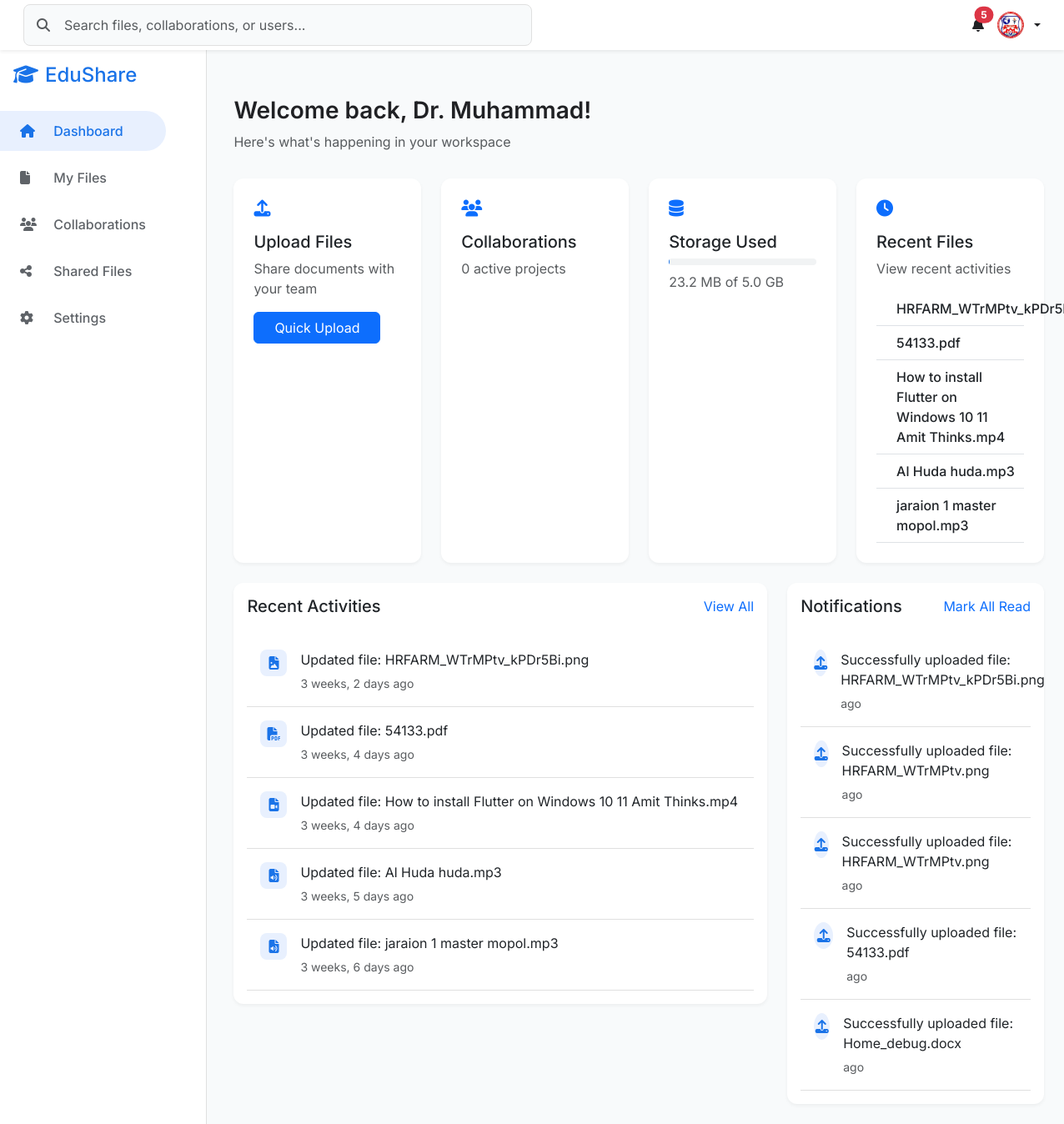
The page /auth/dashboard/ (signed in) on the database as committed earlier.
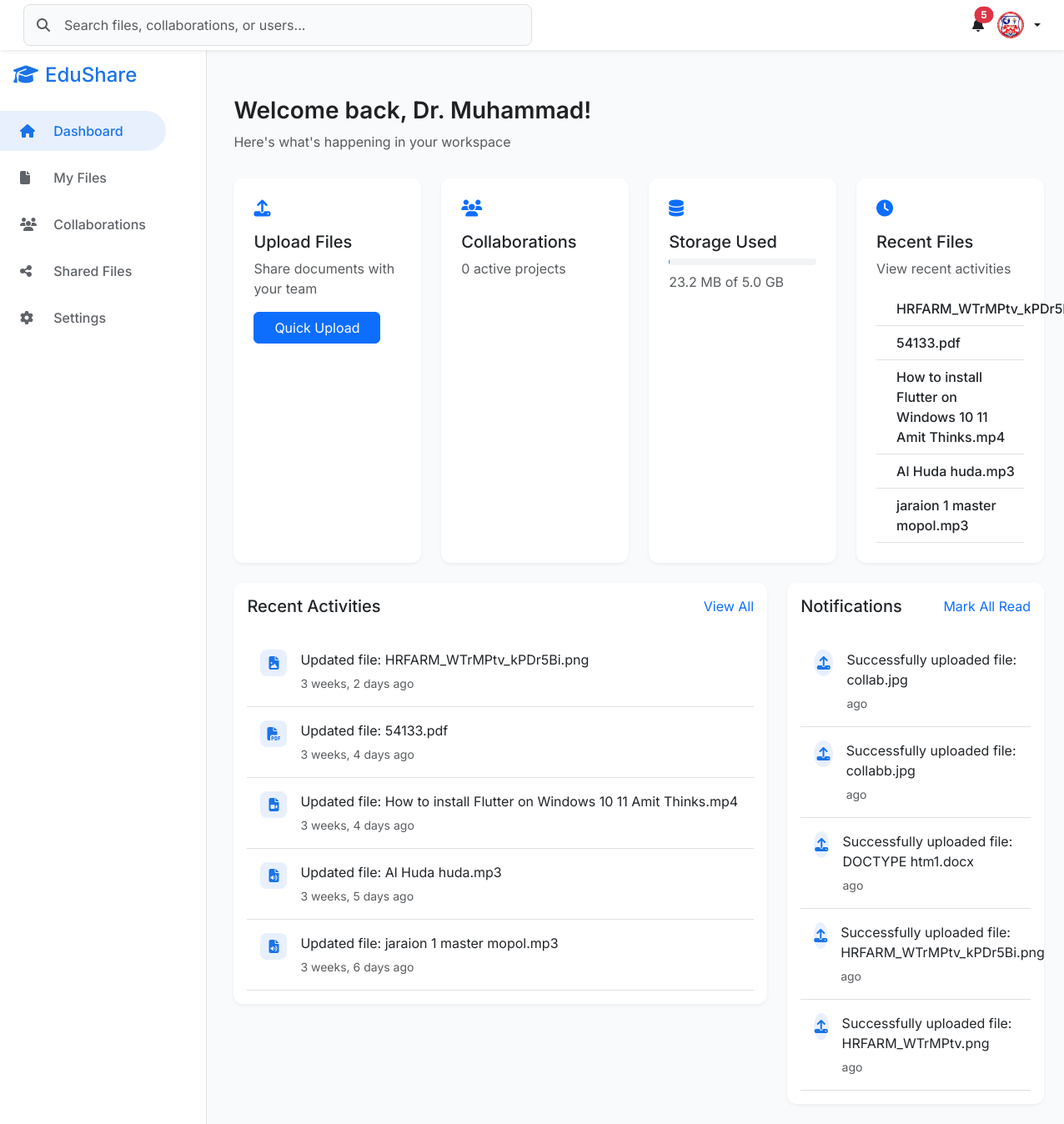
The same page on the database as committed later.
### authentication/models.py (models this page shows, shortened)
class File(models.Model):
    user = models.ForeignKey(User, on_delete=models.CASCADE)
    name = models.CharField(max_length=255)
    file = models.FileField(upload_to='files/')
    file_size = models.BigIntegerField()
    created_at = models.DateTimeField(auto_now_add=True)
    modified_at = models.DateTimeField(auto_now=True)
    def get_file_type(self):
        return self.name.split('.')[-1].lower() if '.' in self.name else ''

class Notification(models.Model):
    user = models.ForeignKey(User, on_delete=models.CASCADE)
    message = models.TextField()
    icon = models.CharField(max_length=50)
    created_at = models.DateTimeField(auto_now_add=True)
    is_read = models.BooleanField(default=False)

### authentication/views.py (the view)
# urls.py: path('dashboard/', views.dashboard, name='dashboard'),
@login_required
def dashboard(request):
    total_storage = 5 * 1024 * 1024 * 1024  # 5GB in bytes
    used_storage = File.objects.filter(user=request.user).aggregate(
        total=Sum('file_size'))['total'] or 0
    storage_percentage = (used_storage / total_storage) * 100
    recent_activities = get_recent_activities(request.user)
    notifications = Notification.objects.filter(
        user=request.user,
        is_read=False
    ).order_by('-created_at')[:5]
    recent_files = File.objects.filter(
        user=request.user
    ).order_by('-created_at')[:5]
    context = {
        'storage_used': {
            'used': used_storage,
            'total': total_storage,
            'percentage': storage_percentage,
            'used_formatted': format_file_size(used_storage),
            'total_formatted': format_file_size(total_storage)
        },
        'collaborations': Collaboration.objects.filter(user=request.user).count(),
        'recent_activities': recent_activities,
        'recent_files': recent_files,
        'notifications': notifications,
        'unread_notifications_count': notifications.count(),
    }
    return render(request, 'authentication/dashboard/dashboard.html', context)

### authentication/views.py (called while the page is built, shortened)
def get_recent_activities(user):
    recent_files = File.objects.filter(user=user).order_by('-modified_at')[:5]
    activities = []
    for file in recent_files:
        file_type = file.get_file_type()
        icon = get_file_icon_name(file_type)
        activities.append({
            'description': f"Updated file: {file.name}",
            'timestamp': file.modified_at,
            'icon': icon,
            'type': 'file'  # Add type for styling
        })
    recent_collabs = Collaboration.objects.filter(user=user).order_by('-created_at')[:3]
    activities.sort(key=lambda x: x['timestamp'], reverse=True)
    return activities[:5]  # Return only the 5 most recent activities

def format_file_size(size_in_bytes):
    for unit in ['B', 'KB', 'MB', 'GB']:
        if size_in_bytes < 1024.0:
            return f"{size_in_bytes:.1f} {unit}"
        size_in_bytes /= 1024.0
    return f"{size_in_bytes:.1f} TB"

### authentication/templates/authentication/dashboard/dashboard.html (shortened to what the changed rows need)
{% extends 'authentication/dashboard/base.html' %}
{% load static %}
{% block content %}
<div class="welcome-section">
    <h1>Welcome back, Dr. {{ request.user.last_name }}!</h1>
</div>
<div class="row g-4 mb-4">
    <div class="col-sm-6 col-xl-3">
        <div class="card quick-action-card">
            <div class="card-body">
                <div class="recent-files-section">
                    {% for file in recent_files %}
                    <div class="recent-file-item d-flex align-items-center p-2 border-bottom">
                        <div class="flex-grow-1">
                            <div class="fw-medium">{{ file.name }}</div>
                        </div>
                    </div>
                    {% endfor %}
                </div>
            </div>
        </div>
    </div>
</div>
<div class="row g-4">
    <div class="col-lg-8">
        <div class="card">
            <div class="card-body">
                <div class="activities-list">
                    {% for activity in recent_activities %}
                    <div class="activity-item">
                        <div class="activity-icon {{ activity.type|default:'info' }}">
                            <i class="fas fa-{{ activity.icon }}"></i>
                        </div>
                        <div class="activity-details">
                            <p class="mb-1">{{ activity.description }}</p>
                            <small class="text-muted">{{ activity.timestamp|timesince }} ago</small>
                        </div>
                    </div>
                    {% endfor %}
                </div>
            </div>
        </div>
    </div>
    <div class="col-lg-4">
        <div class="card">
            <div class="card-body">
                {% for notification in notifications %}
                <div class="notification-item">
                    <div class="notification-icon {{ notification.type|default:'info' }}">
                        <i class="fas fa-{{ notification.icon }}"></i>
                    </div>
                    <div class="notification-content">
                        <p class="mb-1">{{ notification.message }}</p>
                        <small class="text-muted">{{ notification.timestamp|timesince }} ago</small>
                    </div>
                </div>
                {% endfor %}
            </div>
        </div>
    </div>
</div>
{% endblock %}

Rows that differ between the two databases and show on the page:
no longer on this page (row unchanged): Notification: message "Successfully uploaded file: HRFARM_WTrMPtv.png"
no longer on this page (row unchanged): Notification: message "Successfully uploaded file: 54133.pdf"
no longer on this page (row unchanged): Notification: message "Successfully uploaded file: Home_debug.docx"
added Notification: message "Successfully uploaded file: collab.jpg"
added Notification: message "Successfully uploaded file: collabb.jpg"
added Notification: message "Successfully uploaded file: DOCTYPE htm1.docx"
